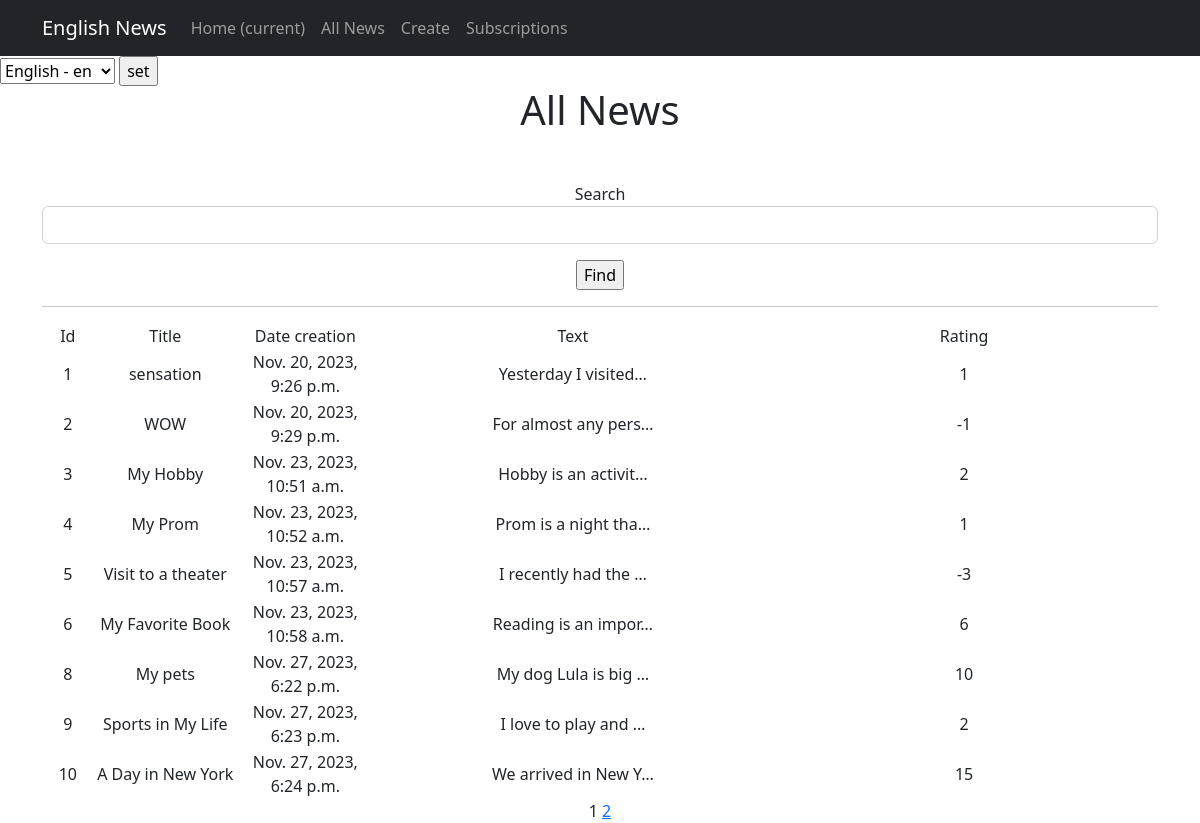
Page /news/ on the committed database.
### newapp/models.py (models this page shows, shortened)
class Post(models.Model):
    author = models.ForeignKey(Author, on_delete=models.CASCADE)
    NEWS = 'NW'
    ARTICLE = 'AR'
    CATEGORY_CHOICES = [
        (NEWS, 'Новость'),
        (ARTICLE, 'Статья'),
    ]
    categoryType = models.CharField(max_length=2, choices=CATEGORY_CHOICES, default=ARTICLE)
    dateCreation = models.DateTimeField(auto_now_add=True)
    postCategory = models.ManyToManyField(Category, through='PostCategory')
    title = models.CharField(max_length=128)
    text = models.TextField()
    rating = models.SmallIntegerField(default=0)

### newapp/views.py (the view)
# urls.py: path('', Article.as_view()),
class Article(ListView):
    model = Post
    ordering = 'dateCreation'
    template_name = 'flatpages/main.html'
    context_object_name = 'news'
    paginate_by = 9
    def get_queryset(self):
        queryset = super().get_queryset()
        self.filterset = PostFilter(self.request.GET, queryset)
        return self.filterset.qs
    def get_context_data(self, **kwargs):
        context = super().get_context_data(**kwargs)
        context['filterset'] = self.filterset
        return context

### newapp/templatetags/custom_filters.py (called while the page is built)
@register.filter()
def change_querry(value):
    if isinstance(value, str):
        text = []
        text1 = value.split(" ")
        for i in text1:
            g = i.lower()
            if g.isalpha():
                if g in cens:
                    g = "**" + g[2:]
            elif g[:-1] in cens:
                g = "**" + g[2:]
            text.append(g)
        return " ".join(text)
    else:
        raise ValueError("Ошибка! Введите строковое значение")

### templates/flatpages/main.html (shortened to what this page needs)
{% extends 'flatpages/default.html' %}
{% load custom_filters %}
{% block body %}
<h1 style="text-align: center;">All News</h1><h3 style="text-align: center;">{{ time_now|date:"d M Y"}}</h3>
<p>&nbsp</p>
        <form action="" method="get">
            <label for="{{ filterset.form.name__icontains.id_for_label }}">Search</label>
            <input
              id="{{ filterset.form.name__icontains.id }}"
              name="{{ filterset.form.name__icontains.name }}"
              value="{{ filterset.form.name__icontains.value }}"
              class="form-control"
            >
            <input type="submit" class="mt-3 btn-primary" value="Find" />
        </form>
       <hr>
       {% if news %}
        <table>
            <tbody>
                   <tr>
                       <td style="width: 100px; text-align: center;">Id </td>
                       <td style="width: 250px; text-align: center;">Title</td>
                       <td style="width: 250px; text-align: center;">Date creation</td>
                       <td style="width: 900px; text-align: center;">Text</td>
                       <td style="width: 900px; text-align: center;">Rating</td>
                   </tr>
                {% for i in news %}
                    <tr>
                        <td style="text-align: center">{{ i.id}}</td>
                        <td style="text-align: center">{{ i.title}}</td>
                        <td style="text-align: center">{{ i.dateCreation}}</td>
                        <td style="text-align: center">{{ i.text|truncatechars:20 }}</td>
                        <td style="text-align: center">{{ i.rating}}</td>
                        <td style="text-align: center">{{ i.text_st|change_querry|truncatechars:20}}</td>
                    </tr>
                {% endfor %}
            </tbody>
        </table>
        {% else %}
             <h2>No more articles!</h2>
        {% endif %}
        {{ page_obj.number }}
        {% if page_obj.has_next %}
            <a href="?page={{ page_obj.next_page_number }}">{{ page_obj.next_page_number }}</a>
        {% endif %}
{% endblock body %}

### templates/flatpages/default.html (shortened to what this page needs)
<!DOCTYPE html>
{% load i18n %}
<html lang="en">
    <head>
        {% load static %}
        <link href="{% static 'css/styles.css' %}" rel="stylesheet" />
    </head>
    <body>
    <nav class="navbar navbar-expand-lg navbar-dark bg-dark static-top">
           <div class="container">
               <a class="navbar-brand" href="#">{% trans 'English News' %}</a>
               <div class="collapse navbar-collapse" id="navbarResponsive">
                   <ul class="navbar-nav ml-auto">
                       <li class="nav-item active">
                           <a class="nav-link" href="#">Home
                               <span class="sr-only">(current)</span>
                           </a>
                       </li>
                       <li class="nav-item">
                           <a class="nav-link" href="/news/">All News</a>
                       </li>
                       <li class="nav-item">
                           <a class="nav-link" href="/news/create/">Create</a>
                       </li>
                       <li class="nav-item">
                           <a class="nav-link" href="/news/subscriptions/">Subscriptions</a>
                       </li>
                   </ul>
               </div>
           </div>
        </nav>
     <form action="{% url 'set_language' %}" method="POST"> {% csrf_token %}
        {% get_current_language as LANGUAGE_CODE %}
        <select name="language" id="">
            {% get_available_languages as LANGUAGES %}
            {% get_language_info_list for LANGUAGES as languages %}
            {% for language in languages %}
            <option value="{{ language.code }}" {% if language.code == LANGUAGE_CODE %} selected {% endif %}>
               {{ language.name_local }} - {{ language.code }}
            </option>
            {% endfor %}
            </select>
        <input type="submit" value="set">
    </form>
       <div class="container">
            <div class="row">
                <div class="col-lg-12 text-center">
                    {% block body %}{% endblock body %}
                </div>
            </div>
       </div>
    </body>
</html>

### rows in the picture
Post: id "1", title "sensation", dateCreation "Nov. 20, 2023, 9:26 p.m.", text "Yesterday I visited…", rating "1"
Post: id "2", title "WOW", dateCreation "Nov. 20, 2023, 9:29 p.m.", text "For almost any pers…", rating "-1"
Post: id "3", title "My Hobby", dateCreation "Nov. 23, 2023, 10:51 a.m.", text "Hobby is an activit…", rating "2"
Post: id "4", title "My Prom", dateCreation "Nov. 23, 2023, 10:52 a.m.", text "Prom is a night tha…", rating "1"
Post: id "5", title "Visit to a theater", dateCreation "Nov. 23, 2023, 10:57 a.m.", text "I recently had the …", rating "-3"
Post: id "6", title "My Favorite Book", dateCreation "Nov. 23, 2023, 10:58 a.m.", text "Reading is an impor…", rating "6"
Post: id "8", title "My pets", dateCreation "Nov. 27, 2023, 6:22 p.m.", text "My dog Lula is big …", rating "10"
Post: id "9", title "Sports in My Life", dateCreation "Nov. 27, 2023, 6:23 p.m.", text "I love to play and …", rating "2"
Post: id "10", title "A Day in New York", dateCreation "Nov. 27, 2023, 6:24 p.m.", text "We arrived in New Y…", rating "15"

### other values in the picture
{{ page_obj.number }} "1"
{{ page_obj.next_page_number }} "2"
form field language "English - en"
